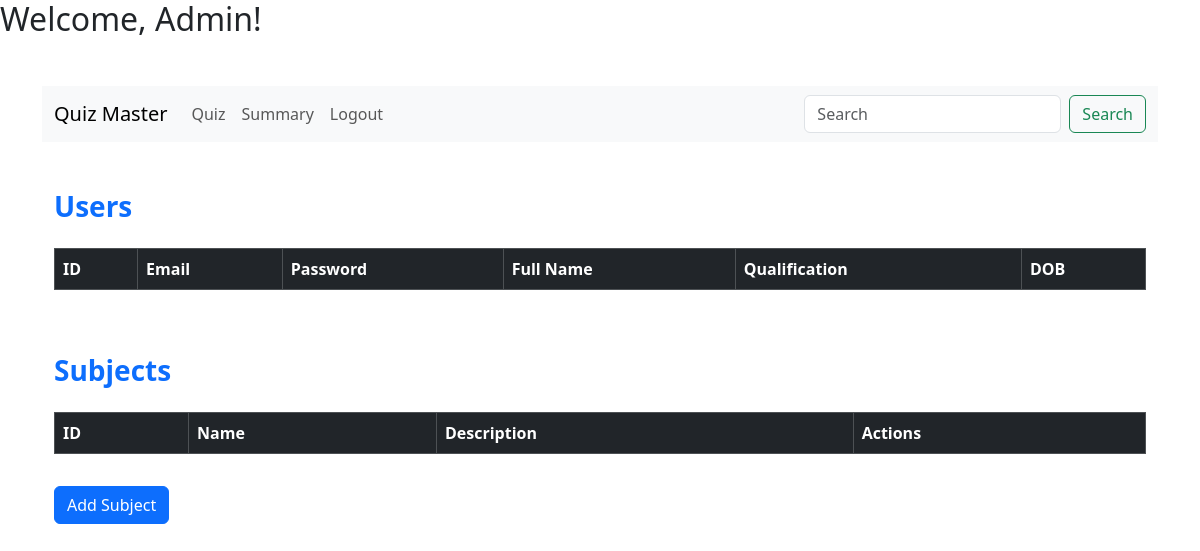
The page /dashboard/admin on the database as committed earlier.
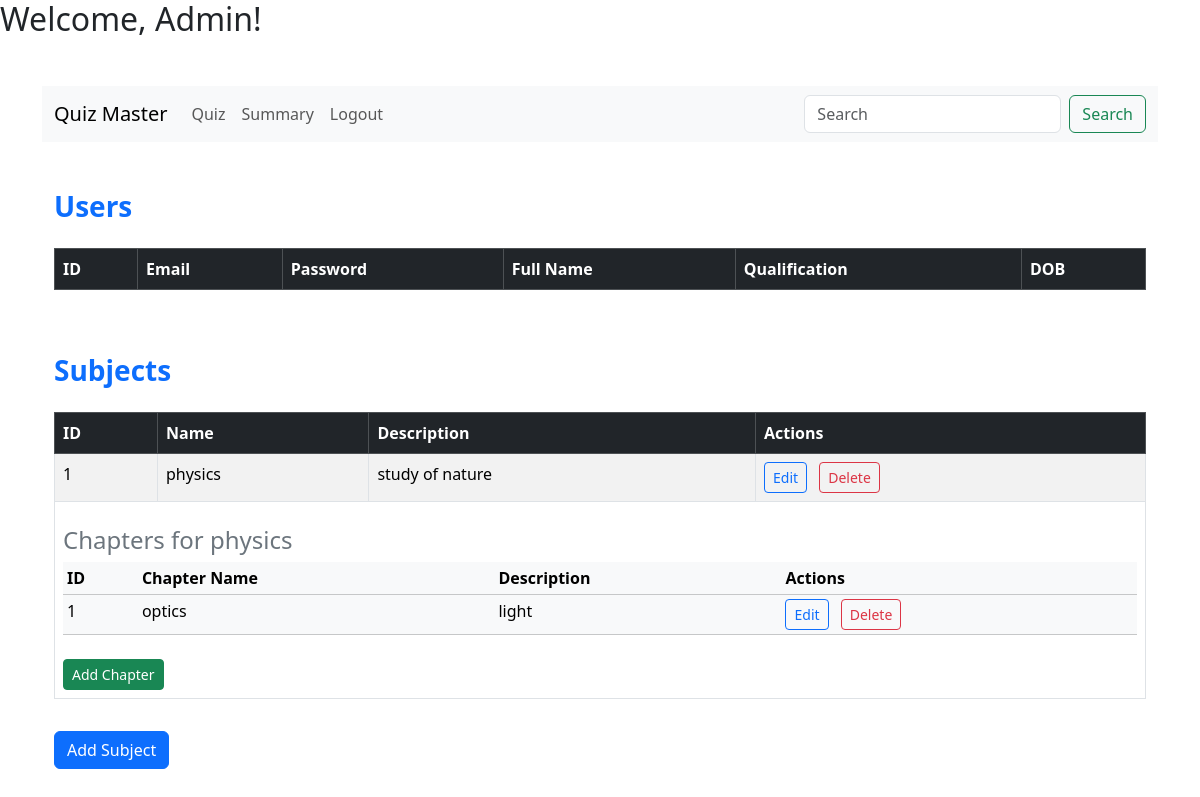
The same page on the database as committed later.
### models/subject.py (models this page shows)
class Subject(db.Model):
    id = db.Column(db.Integer, primary_key=True)
    name = db.Column(db.String(150), nullable=False,unique=True)
    description = db.Column(db.Text)
    chapters = db.relationship('Chapter', backref='subject', lazy=True)

### models/chapter.py (models this page shows)
class Chapter(db.Model):
    id = db.Column(db.Integer, primary_key=True)
    name = db.Column(db.String(150), nullable=False,unique=True)
    description = db.Column(db.Text)
    subject_id = db.Column(db.Integer, db.ForeignKey('subject.id'), nullable=False)
    quizzes = db.relationship('Quiz', backref='chapter', lazy=True)

### app.py (the view)
@app.route("/dashboard/<string:role>")
def path(role):
    if role == "user":
        return render_template("userdashboard.html")
    elif role == "admin":
        return render_template(
            "admindashboard.html", users=User.query.all(), subjects=Subject.query.all())

### templates/admindashboard.html (shortened to what this page needs)
{% extends "base.html" %}
{% block content %}
<nav class="navbar navbar-expand-lg navbar-light bg-light">
    <div class="container-fluid">
      <a class="navbar-brand" href="#">Quiz Master</a>
      <div class="collapse navbar-collapse" id="navbarSupportedContent">
        <ul class="navbar-nav me-auto mb-2 mb-lg-0">
          <li class="nav-item">
            <a class="nav-link" href="{{url_for('quizmanagement')}}">Quiz</a>
          </li>
          <li class="nav-item">
            <a class="nav-link" href="#">Summary</a>
          </li>
          <li class="nav-item">
            <a class="nav-link" href="#">Logout</a>
          </li>
        </ul>
        <form class="d-flex">
          <input class="form-control me-2" type="search" placeholder="Search" aria-label="Search">
          <button class="btn btn-outline-success" type="submit">Search</button>
        </form>
      </div>
    </div>
  </nav>
<div class="container my-5">
    <h3 class="mb-4 text-primary fw-bold">Users</h3>
    <div class="table-responsive">
        <table class="table table-striped table-hover table-bordered">
            <thead class="table-dark">
                <tr>
                    <th scope="col">ID</th>
                    <th scope="col">Email</th>
                    <th scope="col">Password</th>
                    <th scope="col">Full Name</th>
                    <th scope="col">Qualification</th>
                    <th scope="col">DOB</th>
                </tr>
            </thead>
        </table>
    </div>
    <h3 class="mt-5 mb-4 text-primary fw-bold">Subjects</h3>
    <div class="table-responsive">
        <table class="table table-striped table-hover table-bordered">
            <thead class="table-dark">
                <tr>
                    <th scope="col">ID</th>
                    <th scope="col">Name</th>
                    <th scope="col">Description</th>
                    <th scope="col">Actions</th>
                </tr>
            </thead>
            <tbody>
                {% for subject in subjects %}
                <tr>
                    <td>{{ subject.id }}</td>
                    <td>{{ subject.name }}</td>
                    <td>{{ subject.description }}</td>
                    <td>
                        <button type="button" onclick="location.href='{{ url_for('editsubject', id=subject.id) }}'" class="btn btn-outline-primary btn-sm me-2">Edit</button>
                        <button type="button" onclick="location.href='{{ url_for('deletesubject', id=subject.id) }}'" class="btn btn-outline-danger btn-sm">Delete</button>
                    </td>
                </tr>
                <tr>
                    <td colspan="4">
                        <h4 class="mt-3 text-secondary">Chapters for {{ subject.name }}</h4>
                        <div class="table-responsive">
                            <table class="table table-light table-sm">
                                <thead>
                                    <tr>
                                        <th scope="col">ID</th>
                                        <th scope="col">Chapter Name</th>
                                        <th scope="col">Description</th>
                                        <th scope="col">Actions</th>
                                    </tr>
                                </thead>
                                <tbody>
                                    {% for chapter in subject.chapters %}
                                    {% if chapter is not none %}
                                    <tr>
                                        <td>{{ chapter.id }}</td>
                                        <td>{{ chapter.name }}</td>
                                        <td>{{ chapter.description }}</td>
                                        <td>
                                            <button type="button" onclick="location.href='{{ url_for('editchapter', id=chapter.id) }}'" class="btn btn-outline-primary btn-sm me-2">Edit</button>
                                            <button type="button" onclick="location.href='{{ url_for('deletechapter', id=chapter.id) }}'" class="btn btn-outline-danger btn-sm">Delete</button>
                                        </td>
                                    </tr>
                                    {% endif %}
                                    {% endfor %}
                                </tbody>
                            </table>
                        </div>
                        <button type="button" onclick="location.href='{{ url_for('addchapter', subjectid=subject.id) }}'" class="btn btn-success btn-sm mt-2">Add Chapter</button>
                    </td>
                </tr>
                {% endfor %}
            </tbody>
        </table>
    </div>
    <button type="button" onclick="location.href='{{ url_for('addsubject') }}'" class="btn btn-primary mt-3">Add Subject</button>
</div>
{% endblock %}

### templates/base.html (shortened to what this page needs)
<!DOCTYPE html>
<html lang="en">
    <head>
        <link href="https://cdn.jsdelivr.net/npm/bootstrap@5.3.3/dist/css/bootstrap.min.css" rel="stylesheet">
    </head>
<body>
    <h2>{% block title %}{% endblock %}</h2>
    <div class="container mt-5">
        {% block content %}
        {% endblock %}
    </div>
</body>
</html>

Rows that differ between the two databases and show on the page:
added Subject: id "1", name "physics", description "study of nature"
added Chapter: id "1", name "optics", description "light"
